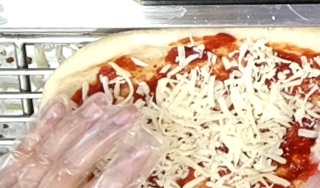
#> input picture _dl/augmentation/crop_0_sample.jpg, 320 x 188 px; its folder holds only this picture in this run
$ python -i crop_dataset.py   (imports and definitions only)   (Python 2 division)
#> lines starting #> are read from the running program, lines starting #| are printed output that depends on the picture
import cv2
import os
from glob import glob


def crop_dataset(imglist, save_path):
    gap = 4
    rate = 1 / gap

    for imgname in imglist:
        img = cv2.imread(imgname)
        print(imgname)
        ih, iw, ic = img.shape
        size_h = int(ih / gap)
        size_w = int(iw / gap)

        txtname = os.path.basename(imgname).split('.')[0] + ".txt"
        dirs = os.path.dirname(imgname)
        f = open(os.path.join(dirs, txtname), 'r')
        lines = f.readlines()
        f.close()

        for r in range(gap):
            for c in range(gap):
                new_img = img[r * size_h:(r + 1) * size_h, c * size_w:(c + 1) * size_w,:]
                new_name = f"{os.path.basename(imgname).split('.')[0]}_{r}_{c}"
                os.makedirs(save_path, exist_ok=True)
                cv2.imwrite(os.path.join(save_path, new_name + ".jpg"), new_img)

                print(f"\n\nc={c} [{c*rate}~{(c+1)*rate}] | r={r} [{r*rate}~{(r+1)*rate}]")
                print(f"Saved image name : {os.path.join(save_path, new_name + '.jpg')}")
                nih, niw, nic = new_img.shape
                new_annot = open(f"{os.path.join(save_path, new_name + '.txt')}", 'w')

                for line in lines:
                    line = line[:-1] if line[-1] == '\n' else line

                    class_id = line.split()[0]
                    bboxes = line.split()[1:]

                    center_x = float(bboxes[0])
                    center_y = float(bboxes[1])
                    width = float(bboxes[2])
                    height = float(bboxes[3])

                    if (r * rate < center_y < (r + 1) * rate) and (c * rate < center_x < (c + 1) * rate):

                        new_center_x = (center_x - (c * rate)) * gap
                        new_center_y = (center_y - (r * rate)) * gap
                        new_width = width * gap
                        new_height = height * gap

                        new_annot.write(f"{class_id} {new_center_x} {new_center_y} {new_width} {new_height}\n")

                new_annot.close()

# [5 lines not run here, left out]

>>> import cv2
>>> picture = cv2.imread('_dl/augmentation/crop_0_sample.jpg', cv2.IMREAD_GRAYSCALE)
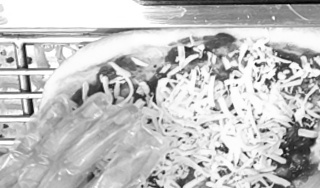
#> picture: shape (188, 320); min 0, max 255, mean 193.3
>>> result = crop_dataset(picture, 'out.png')
#> (the run stopped early here; a loop or call above may not have finished)

$ run again, on _dl/augmentation/crop_1_sample.jpg
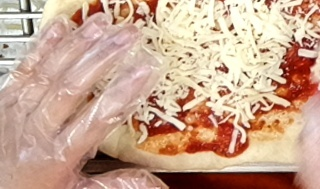
#> input picture _dl/augmentation/crop_1_sample.jpg, 320 x 189 px
#> `picture = cv2.imread('_dl/augmentation/crop_0_sample.jpg', cv2.IMREAD_..`:
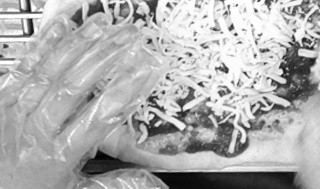
#> picture: shape (189, 320); min 1, max 255, mean 173.4

$ run again, on _dl/augmentation/crop_2_sample.jpg
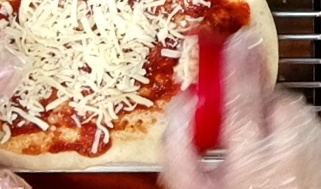
#> input picture _dl/augmentation/crop_2_sample.jpg, 321 x 189 px
#> `picture = cv2.imread('_dl/augmentation/crop_0_sample.jpg', cv2.IMREAD_..`:
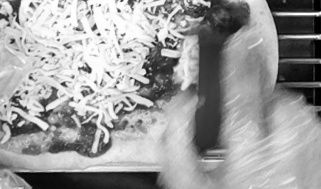
#> picture: shape (189, 321); min 0, max 255, mean 156.3

$ run again, on _dl/augmentation/crop_3_sample.jpg
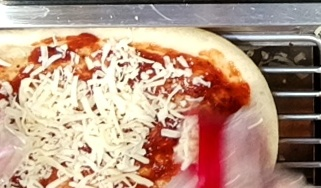
#> input picture _dl/augmentation/crop_3_sample.jpg, 321 x 188 px
#> `picture = cv2.imread('_dl/augmentation/crop_0_sample.jpg', cv2.IMREAD_..`:
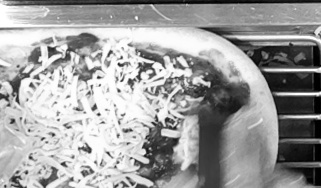
#> picture: shape (188, 321); min 0, max 255, mean 158.6
